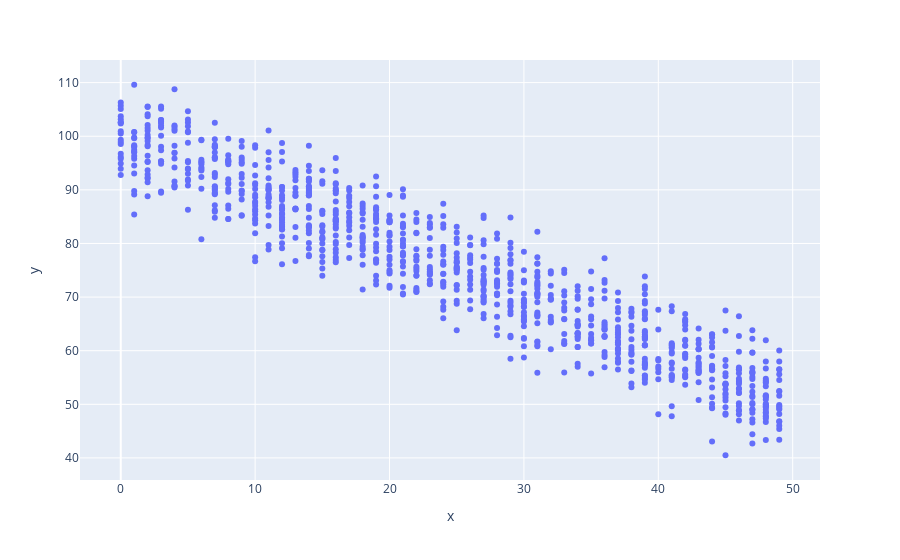

Notebook cell for this chart:
### Code cell
px.scatter(x=x,y=y)

### Figure 1 — Plotly figure (JSON) as saved in the notebook; plotly's stock layout.template omitted (floating-point values rounded to 4 significant figures; data arrays with more than 128 entries replaced by an {"elided": "..."} marker saying what was removed)
{"data": [{"hovertemplate": "x=%{x}<br>y=%{y}<extra></extra>", "legendgroup": "", "marker": {"color": "#636efa", "symbol": "circle"}, "mode": "markers", "name": "", "orientation": "v", "showlegend": false, "type": "scatter", "x": {"elided": "1000 int values"}, "xaxis": "x", "y": {"elided": "1000 float values"}, "yaxis": "y"}], "layout": {"legend": {"tracegroupgap": 0}, "margin": {"t": 60}, "xaxis": {"anchor": "y", "domain": [0, 1], "title": {"text": "x"}}, "yaxis": {"anchor": "x", "domain": [0, 1], "title": {"text": "y"}}}}
